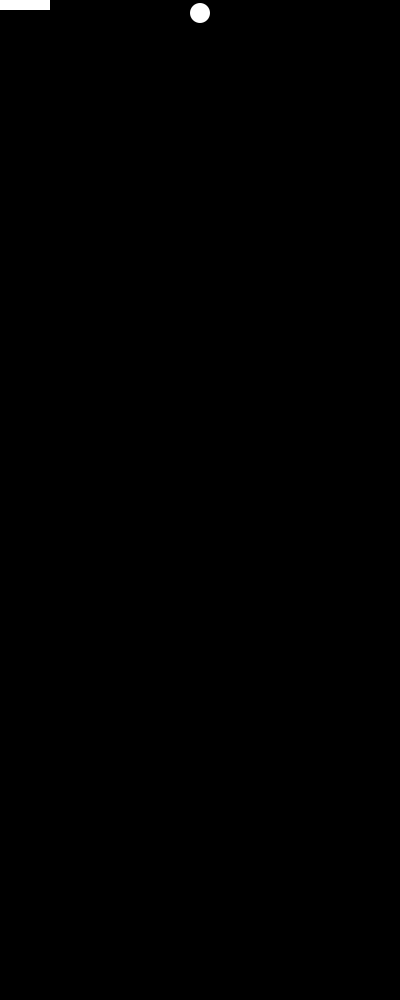
Frame 1 (no input)
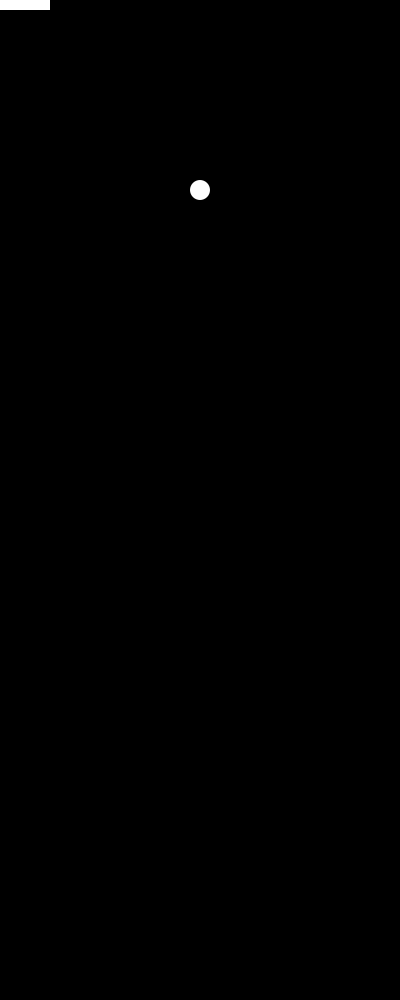
Frame 60 (the mouse pressed at the canvas centre just before this capture)
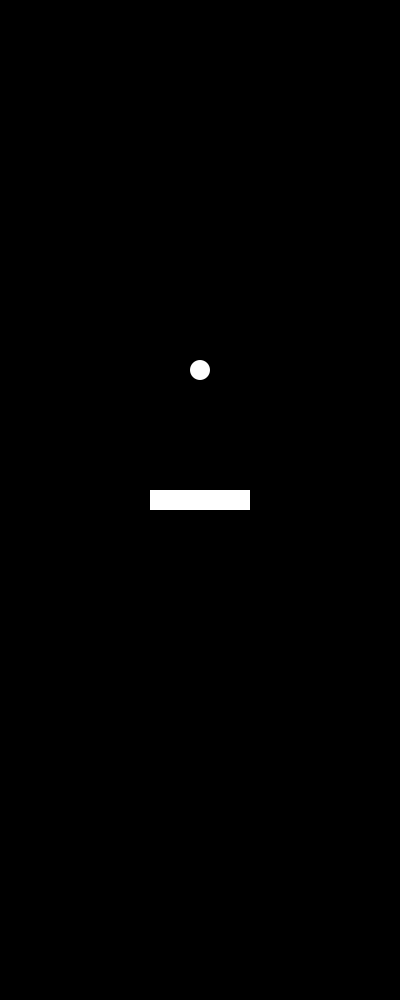
Frame 120 (the mouse held since frame 60 and released just before this capture)

The Processing sketch that drew these frames (run headless with seeded random() and noise(); from frame 60 on, the mouse is pressed at the canvas centre):

// Processing sketch: Bounce_Ball
// ── Bounce_Ball.pde
/*
Gameplay:  
Ball obeys gravity
Player uses paddle to let ball bounce
Game over when ball falls to bottom
Score keeps track of # of bounces

Tasks:


Progress:
*/
Paddle paddle;
Ball ball;
CollisionChecker collisionChecker;
void setup(){
  rectMode(CENTER);
  ellipseMode(CENTER);
  noStroke();
  size(400, 1000);
  background(0);
  paddle = new Paddle(width/2, 350);
  ball = new Ball(width/2, 10);
  collisionChecker = new CollisionChecker();
}
void draw(){
  background(0);
  ball.calcMove();
  paddle.calcForce();
  collisionChecker.calcCollision(ball, paddle);
  ball.draw();
  paddle.draw();
}

// ── Ball.pde
class Ball{
  float x, y, dx, dy;
  int diameter;
  float maxSpeed, gravity;
  float damping;
  Ball(float x, float y){
    this.x = x;
    this.y = y;
    diameter = 20;
    dy = 3;
    maxSpeed = 6;
    gravity = 0.5;
    damping = 30;
  }
  private void calcMove(){
    // dy = 0.5;
    // dy = dy +  gravity;
    /*if(dy > maxSpeed){
      dy = maxSpeed;
    }*/
    y += dy;
    // dy = dy + 0.1;  //  Acceleration/gravity
  }
  
  float x(){
    return this.x;
  }
  
  float y(){
    return this.y;
  }

  void draw(){
    ellipse(x, y, diameter, diameter);
  }
}

// ── BallTrail.pde
class BallTrail{
	float[] x = new float[5];
	float[] y = new float[5];

	BallTrail(float a, float b){
		for(int i = 0; i < x.length; i++){
			x[i] = a;
			y[i] = b;
		}
	}

	void update(float a, float b){
		updateCoordinates(a, b);
		drawTrail();
	}

	void updateCoordinates(float a, float b){
		
		for(int i = 0; i < x.length; i++){
			/*prevX = x[i];
			prevY = y[i];
			x[i] = a;
			y[i] = b;*/
			if(i == 0){
				x[i] = a;
				y[i] = b;
			}
			else{
				x[i] = x[i-1];
				y[i] = y[i-1];
			}
			
		}
	}

	void drawTrail(){
		for(int i = 0; i < x.length; i++){
			ellipse(x[i] , y[i], ball.diameter, ball.diameter);
		}
	}
}
// ── CollisionChecker.pde
class CollisionChecker {
	CollisionChecker(){

	}
	void calcCollision(Ball b, Paddle p){
	  if(ball.y+ball.diameter/2 > paddle.y-paddle.h/2
        && ball.x-ball.diameter/2 > paddle.x-paddle.w/2 && ball.x+ball.diameter/2 < paddle.x+paddle.w/2){
		ball.dy = ball.dy * 0.75; // Dampening
    	println("collide");
	    if(ball.dy > 0){
       	  ball.dy = -1 * ball.dy; // Bounce direction
	      ball.dy = ball.dy * paddle.forceY;
		}
	  }
	  if(ball.y < 0){ // Reverse direction when hitting wall
 		ball.dy = -1 * ball.dy;
      }
    }  
}
// ── Game.pde
class Game{
	// Manages game status
	String state;
	Game(){
		state = "Playing";
	}
	
	String state(){
		return state;
	}

	void setState(String state){
		this.state = state;
	}
}
// ── Paddle.pde
class Paddle{
  float x, y, forceY;
  int w, h;
  Paddle(float x, float y){
    this.x = x;
    this.y = y;
    w = 100;
    h = 20;
    forceY = 0;
  }
  void draw(){
    y = mouseY;
    x = mouseX;
    rect(x, y, w, h);
  }
  void calcForce(){
    forceY = mouseY - pmouseY;
    forceY = forceY * 0.1;
  }
}
